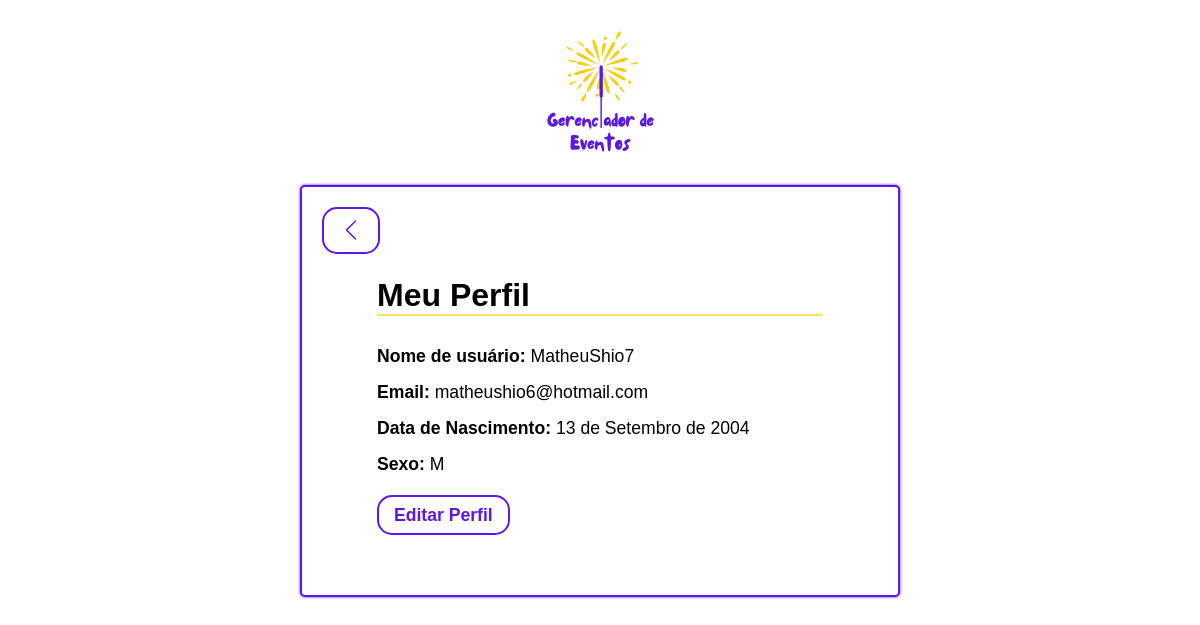
/usuarios/perfil/ (signed in), run on an earlier commit of the app's database.
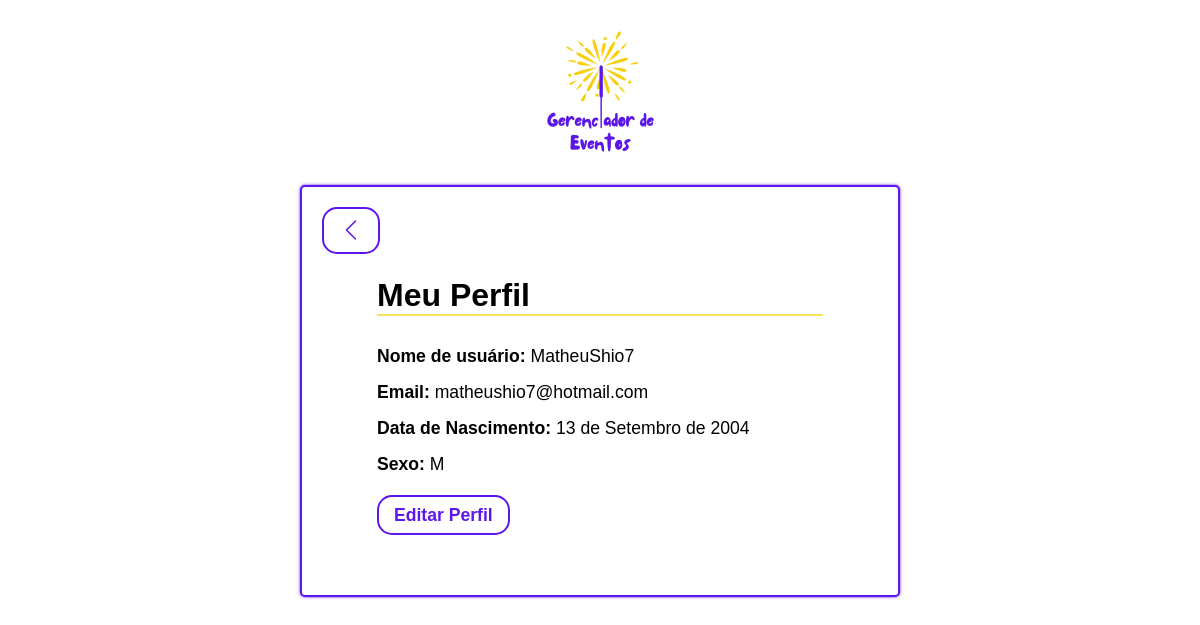
And on a later commit of the database.
### usuarios/models.py (models this page shows)
class Usuario(AbstractUser):
    data_nascimento = models.DateField(null=True, blank=True)
    sexo = models.CharField(max_length=1, choices=[('M', 'Masculino'), ('F', 'Feminino')])

### usuarios/views.py (the view)
# urls.py: path('perfil/', views.perfil_usuario, name='perfil_usuario'),
@login_required
def perfil_usuario(request):
    return render(request, 'usuarios/perfil.html', {'usuario': request.user})

### usuarios/templates/usuarios/perfil.html (shortened to what this page needs)
<!DOCTYPE html>
<html lang="pt-br">
<head>
    <link rel="stylesheet" href="https://cdn.jsdelivr.net/npm/bootstrap-icons/font/bootstrap-icons.css">
    {% load static %}
    <link rel="stylesheet" href="{% static 'setup/estilo_padrao.css' %}">
    <link rel="stylesheet" href="{% static 'css/perfil.css' %}">
</head>
<body>
    <img src="{% static 'images/event-manager.png' %}" alt="Logo Gerenciador de Eventos">
    <div class="perfil-container">
        <a href="{% url 'pagina_principal' %}" class="btn-voltar">
            <i class="bi bi-chevron-left"></i>
        </a>
        <h1>Meu Perfil</h1>
        <hr class="hr-eventos">
        <p><strong>Nome de usuário:</strong> {{ usuario.username }}</p>
        <p><strong>Email:</strong> {{ usuario.email }}</p>
        <p><strong>Data de Nascimento:</strong> {{ usuario.data_nascimento }}</p>
        <p><strong>Sexo:</strong> {{ usuario.sexo }}</p>
        <a href="{% url 'editar_perfil' %}" class="btn-editar">Editar Perfil</a>
    </div>
</body>
</html>

What changed in the data, as far as the page shows it:
changed Usuario "MatheuShio7": email "matheushio6@hotmail.com" → "matheushio7@hotmail.com"
